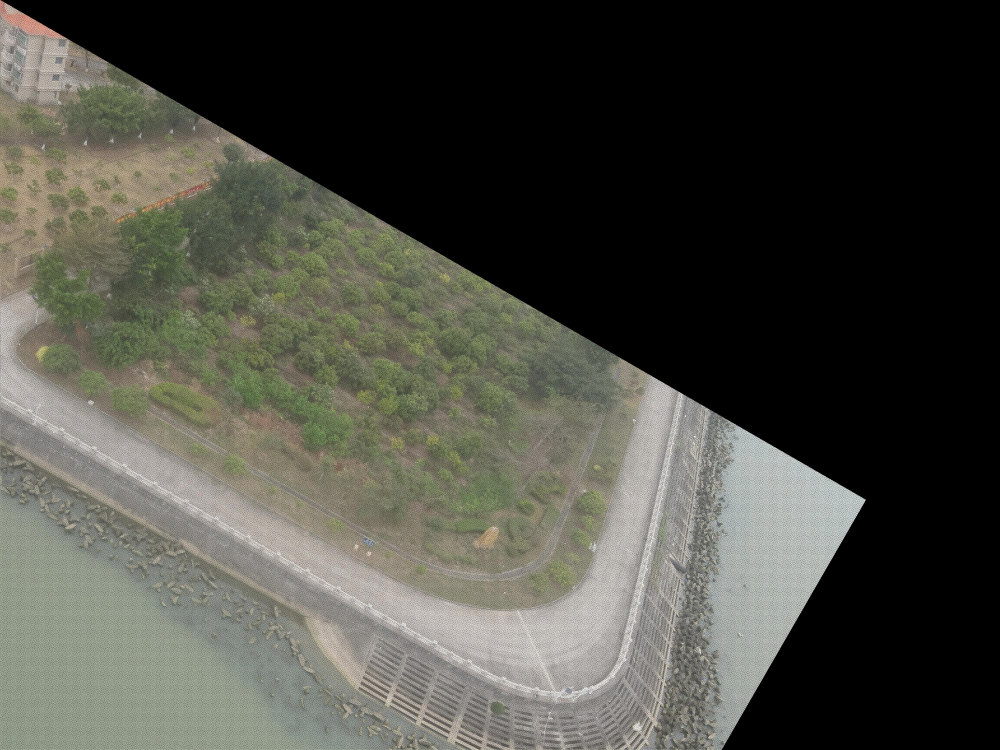
#> input picture pixel_to_gen_img/numpy-image1.jpg, 4000 x 3000 px, given in place of 32.jpeg, which was not available (shown at 1/4 size)
$ python numpy-image-002.py
#> lines starting #> are read from the running program, lines starting #| are printed output that depends on the picture
import numpy as np
from PIL import Image


def transform_image(input_image_path, output_image_path, transform_matrix):
    # 读取图片
#> called with input_image_path = 'pixel_to_gen_img/32.jpeg', output_image_path = 'pixel_to_gen_img/numpy-image2.jpg', transform_matrix = array of shape (2, 2)
    image = Image.open(input_image_path)
#> image is the input picture: PIL image 4000x3000 RGB; mean R, G, B 75, 75.4, 67.3
    image_array = np.array(image)
    height, width, channels = image_array.shape
#> height = 3000; width = 4000; channels = 3

    # 生成图片的像素点坐标
    x_coords, y_coords = np.meshgrid(np.arange(width), np.arange(height))
    coords = np.stack([x_coords.ravel(), y_coords.ravel()], axis=1)

    # 对坐标进行矩阵变换
    transformed_coords = coords @ transform_matrix.T

    # 将变换后的坐标限制在图片尺寸范围内
    transformed_coords = np.clip(transformed_coords, [0, 0], [width - 1, height - 1]).astype(int)

    # 创建一个新的空白图片
    transformed_image_array = np.zeros_like(image_array)

    # 将变换后的坐标映射到新图片上
    # 使用矢量化操作代替逐像素循环
    src_x, src_y = coords[:, 0], coords[:, 1]
    dst_x, dst_y = transformed_coords[:, 0], transformed_coords[:, 1]
    transformed_image_array[dst_y, dst_x] = image_array[src_y, src_x]
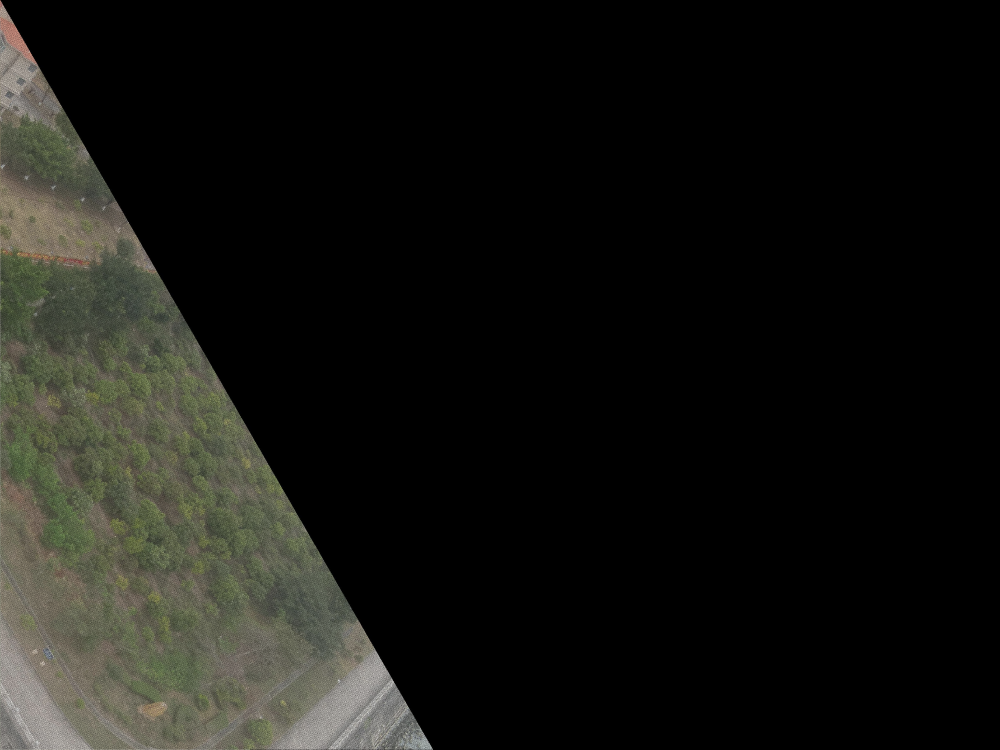
#> transformed_image_array: shape (3000, 4000, 3) (shown at 1/4 size); mean R, G, B 22.3, 22.4, 18.7

    # 将变换后的图片保存
    transformed_image = Image.fromarray(transformed_image_array)
    transformed_image.save(output_image_path)


# 定义变换矩阵 (例如：旋转矩阵)
theta = np.radians(30)  # 旋转角度
transform_matrix = np.array([
    [np.cos(theta), -np.sin(theta)],
    [np.sin(theta), np.cos(theta)]
])

# 输入图片路径和输出图片路径
input_image_path = 'pixel_to_gen_img/32.jpeg'
output_image_path = 'pixel_to_gen_img/numpy-image2.jpg'

# 调用函数进行图片变换
transform_image(input_image_path, output_image_path, transform_matrix)
#> (the run stopped early here; a loop or call above may not have finished)

$ run again, on pixel_to_gen_img/numpy-image4-透视.jpg
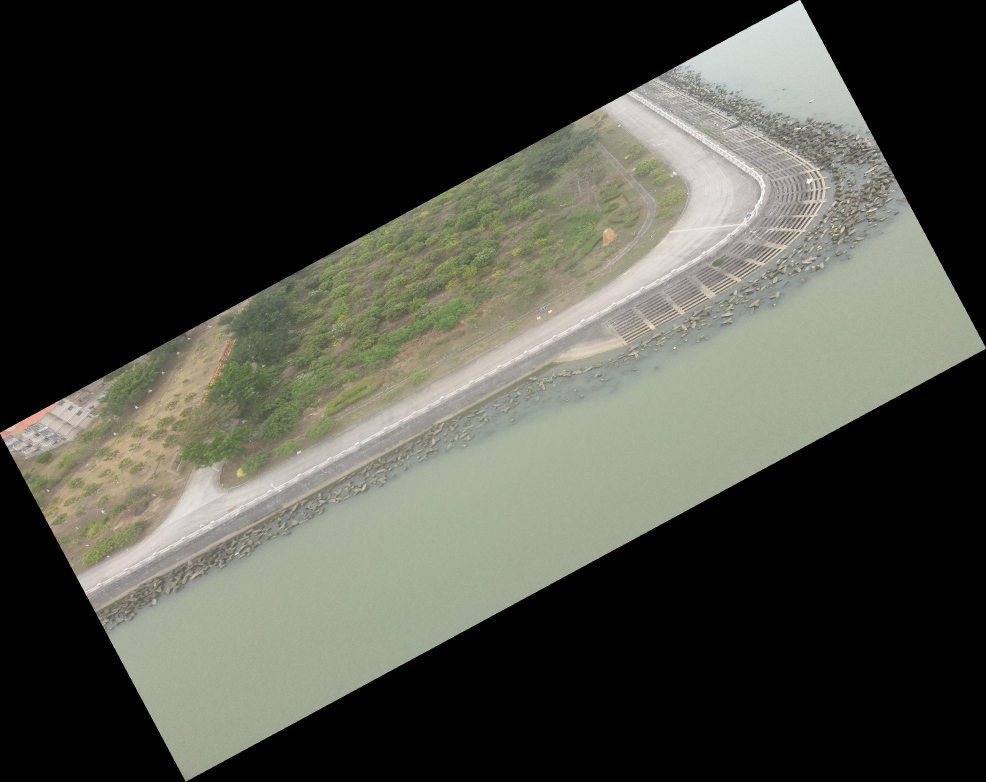
#> input picture pixel_to_gen_img/numpy-image4-透视.jpg, 1972 x 1563 px, given in place of 32.jpeg, which was not available (shown at 1/2 size)
#> in transform_image, image is the input picture: PIL image 1972x1563 RGB; mean R, G, B 74.2, 75.6, 66.8
#> in transform_image, `transformed_image_array[dst_y, dst_x] = image_array[src_y, src_x]`:
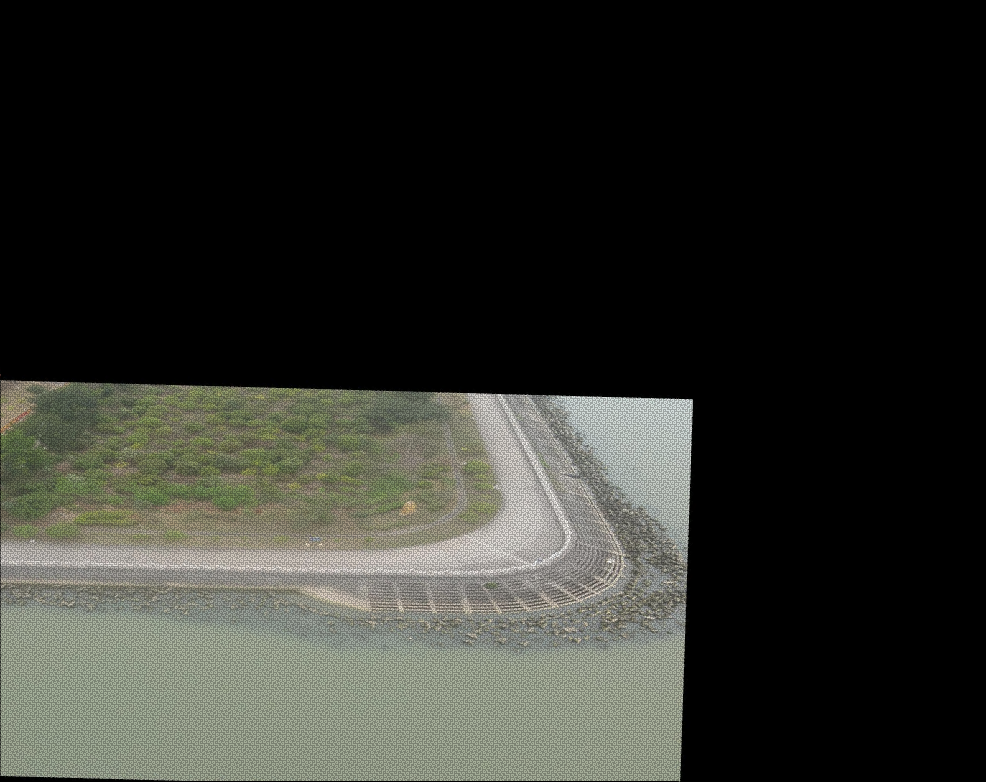
#> transformed_image_array: shape (1563, 1972, 3) (shown at 1/2 size); mean R, G, B 47.7, 48.9, 43.4
